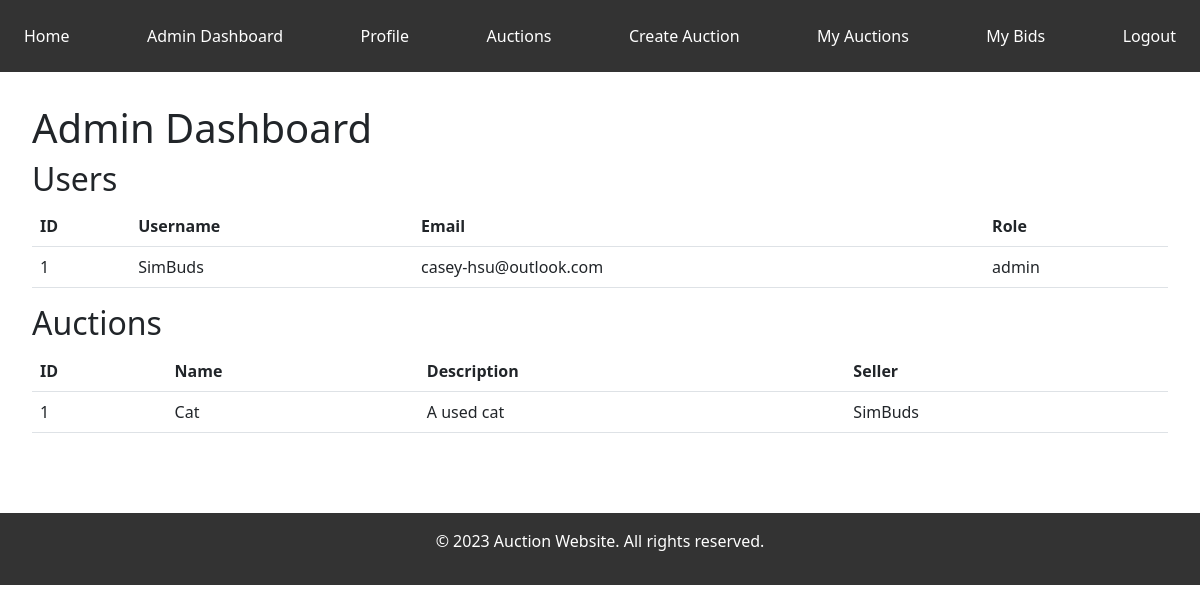
The page /admin (signed in) on the database its author committed.
### models.py (models this page shows)
class User(db.Model, UserMixin):
    id = Column(Integer, primary_key=True)
    username = Column(String(50), unique=True, nullable=False)
    password = Column(String(100), nullable=False)
    email = Column(String(100), unique=True, nullable=False)
    role = Column(Enum("buyer", "seller", "admin"), nullable=False)
    is_admin = Column(db.Boolean, default=False)
    auctions = relationship("Auction", backref="user")
    bids = relationship("Bid", backref="user")

class Auction(db.Model):
    id = Column(Integer, primary_key=True)
    image = Column(String(100), nullable=False)
    startPrice = Column(Float, nullable=False)
    reservePrice = Column(Float, nullable=False)
    name = Column(String(100), nullable=False)
    description = Column(String(500), nullable=True)
    uploadDate = Column(DateTime, default=datetime.datetime.utcnow)
    expiryDate = Column(DateTime, nullable=False)
    userId = Column(Integer, ForeignKey("user.id"))
    bids = relationship("Bid", backref="auction")

### app.py (the view)
@app.route('/admin')
@login_required
def admin_dashboard():
    if not current_user.is_admin:
        flash('You do not have permission to access this page.')
        return redirect(url_for('index'))
    users = User.query.all()
    auctions = Auction.query.all()
    return render_template('admin_dashboard.html', users=users, auctions=auctions)

### app.py (called while the page is built)
def login_required(f):
    @wraps(f)
    def decorated_function(*args, **kwargs):
        if current_user.is_authenticated == False:
            return abort(403)
        return f(*args, **kwargs)
    return decorated_function

@loginManager.user_loader
def load_user(user_id):
    return User.query.get(int(user_id))

### templates/admin_dashboard.html
{% extends 'base.html' %}
{% block content %}
<h1>Admin Dashboard</h1>
<h2>Users</h2>
<table class="table">
    <thead>
        <tr>
            <th>ID</th>
            <th>Username</th>
            <th>Email</th>
            <th>Role</th>
        </tr>
    </thead>
    <tbody>
        {% for user in users %}
        <tr>
            <td>{{ user.id }}</td>
            <td>{{ user.username }}</td>
            <td>{{ user.email }}</td>
            <td>{{ user.role }}</td>
        </tr>
        {% endfor %}
    </tbody>
</table>
<h2>Auctions</h2>
<table class="table">
    <thead>
        <tr>
            <th>ID</th>
            <th>Name</th>
            <th>Description</th>
            <th>Seller</th>
        </tr>
    </thead>
    <tbody>
        {% for auction in auctions %}
        <tr>
            <td>{{ auction.id }}</td>
            <td>{{ auction.name }}</td>
            <td>{{ auction.description }}</td>
            <td>{{ auction.user.username }}</td>
        </tr>
        {% endfor %}
    </tbody>
</table>
{% endblock %}

### static/styles.css (style rules this page uses)
body { font-family: Arial, sans-serif; line-height: 1.6; margin: 0; padding: 0; }

### rows shown on the page
User: id "1", username "SimBuds", email "casey-hsu@outlook.com", role "admin"
Auction: id "1", name "Cat", description "A used cat", user.username "SimBuds"
